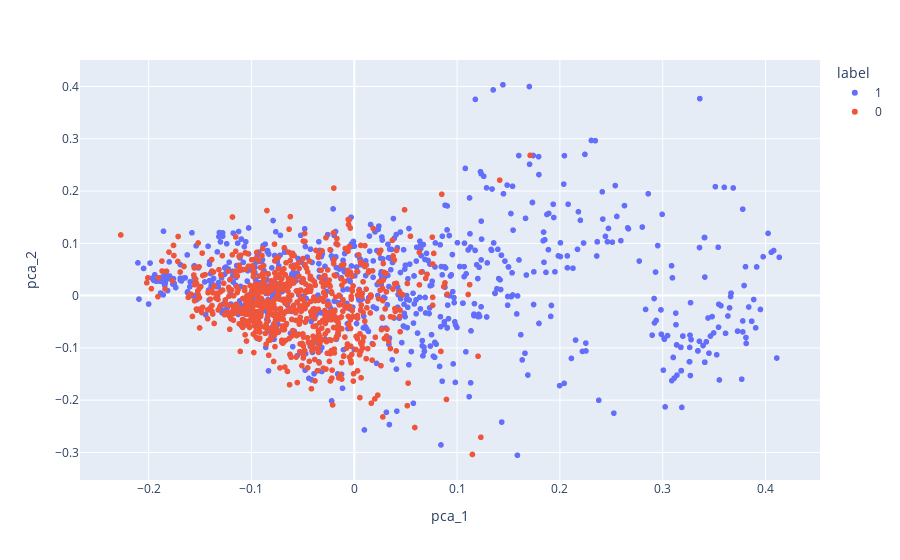

Notebook code cell kept with this figure:
### Code cell
pca = PCA(n_components=2)
X_pca = pca.fit_transform(x)

df_peptides_pca = pd.DataFrame(X_pca, columns=['pca_1', 'pca_2'])
df_peptides_pca['label'] = y.astype(str)

ex.scatter(df_peptides_pca, x='pca_1', y='pca_2', color = 'label')

### Figure 1 — Plotly figure (JSON) as saved in the notebook; plotly's stock layout.template omitted (floating-point values rounded to 4 significant figures; data arrays with more than 128 entries replaced by an {"elided": "..."} marker saying what was removed)
{"data": [{"hovertemplate": "label=1<br>pca_1=%{x}<br>pca_2=%{y}<extra></extra>", "legendgroup": "1", "marker": {"color": "#636efa", "symbol": "circle"}, "mode": "markers", "name": "1", "showlegend": true, "type": "scattergl", "x": {"elided": "776 float values"}, "xaxis": "x", "y": {"elided": "776 float values"}, "yaxis": "y"}, {"hovertemplate": "label=0<br>pca_1=%{x}<br>pca_2=%{y}<extra></extra>", "legendgroup": "0", "marker": {"color": "#EF553B", "symbol": "circle"}, "mode": "markers", "name": "0", "showlegend": true, "type": "scattergl", "x": {"elided": "776 float values"}, "xaxis": "x", "y": {"elided": "776 float values"}, "yaxis": "y"}], "layout": {"legend": {"title": {"text": "label"}, "tracegroupgap": 0}, "margin": {"t": 60}, "xaxis": {"anchor": "y", "domain": [0, 1], "title": {"text": "pca_1"}}, "yaxis": {"anchor": "x", "domain": [0, 1], "title": {"text": "pca_2"}}}}
